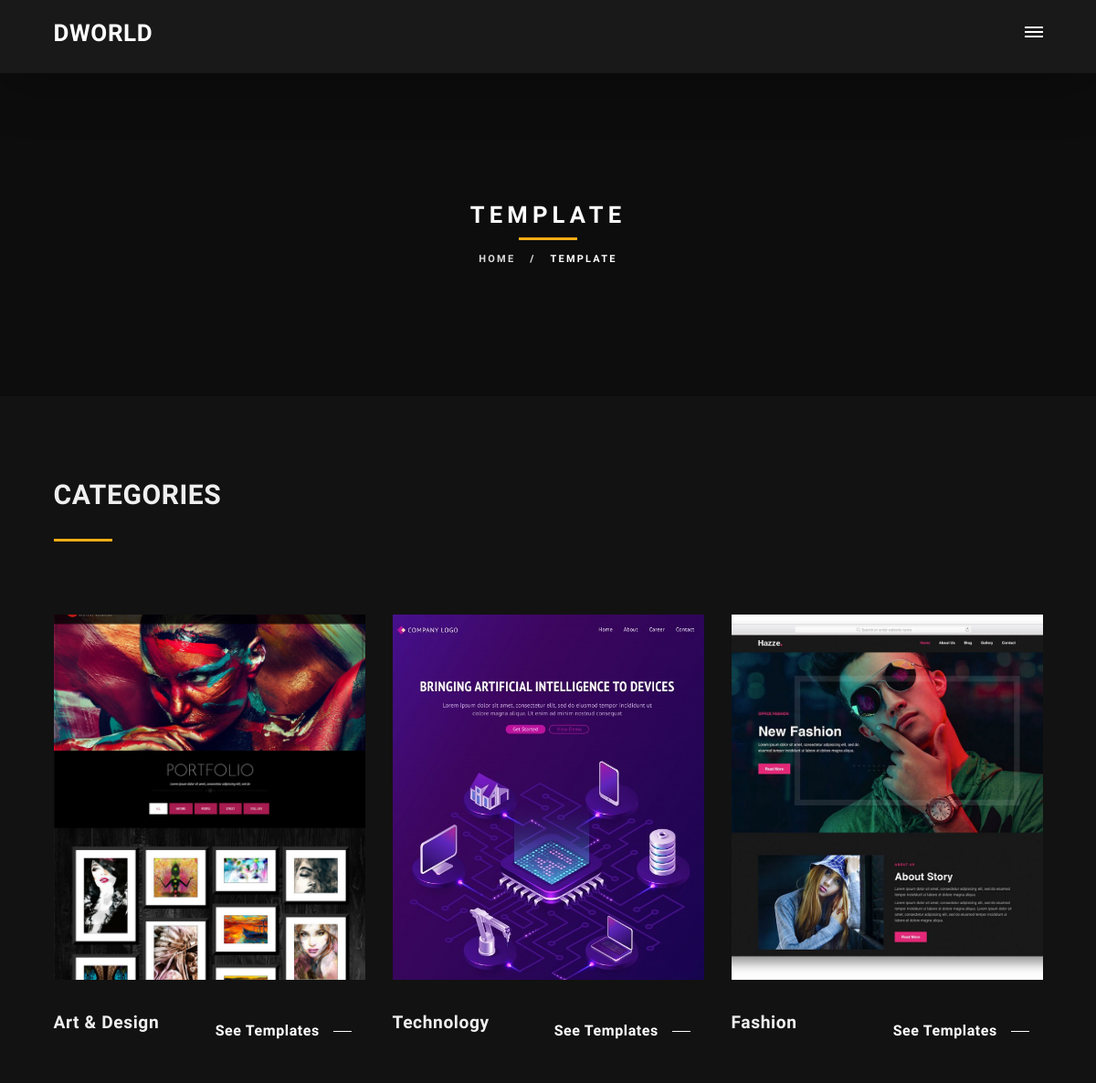
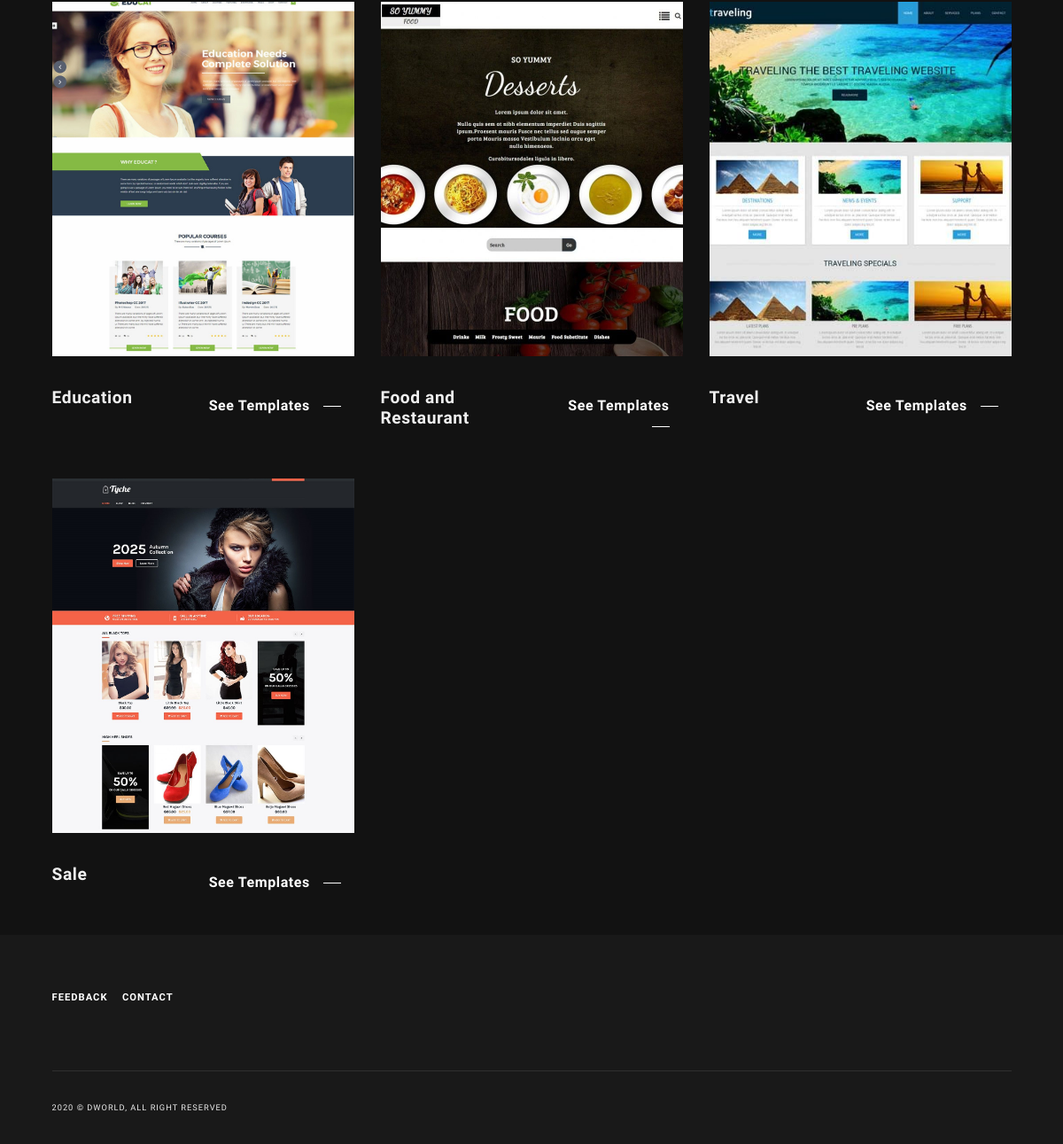
The page /template.php on the database its author committed (2 pictures, top to bottom).
### tables this page shows
CREATE TABLE `cat_temp` (
  `cat_temp_id` int(200) NOT NULL,
  `cat_temp_nm` varchar(30) NOT NULL,
  `cat_temp_img` varchar(25) NOT NULL,
  `cat_temp_desc` varchar(300) NOT NULL
);

### template.php (the view)
<?php
 include 'header.php';
 include 'proc/conn.php';
$q = "select * from cat_temp";
$result = mysqli_query($conn,$q);
?>
      <section aria-label="subheader" class="no-top no-bottom" id="subheader">
        <div class="container-fluid">
          <div class="row">
            <div class="breadcumbs dot" aria-label="tagline">
              <div class="heading">TEMPLATE</div>
              <div class="content">
                <a href="index.php">HOME</a>
                 /
                <span>TEMPLATE</span>
              </div>
            </div>
          </div>
        </div>
      </section>
  <section class="bggray no-bottom" aria-label="about">
    <div class="container-fluid">
      <div class="row p-4-vh ml-mr-30">
        <div class="col-md-12 mb-5 onStep" data-animation="fadeInLeft" data-time="300">
              <h3 class="headingcontent">
                CATEGORIES
              </h3>
        </div>
         <?php
          while ($row = mysqli_fetch_row($result))
          {
        ?>
         <div class="col-md-4">
          <div class="gal-home">
            <a href="<?php echo "view_template.php?id=".$row[0]; ?>" class="hovereffect">
              <img alt="<?php echo $row[1]?>" class="img-responsive" style="height: 400px;" src="<?php echo "assets\images\cat temp/".$row[2]?>
              ">
            </a>
          </div>
          <div class="gal-home-content mb-5">
           <div class="left">
            <h4><?php echo $row[1] ?></h4>
           </div>
           <div class="right">
            <a class="shin col" href="<?php echo "view_template.php?id=".$row[0]; ?>">
              See Templates
            </a>
           </div>
          </div>
        </div>
<?php }
?>
      </div>
    </div>
  </section>
<?php
 include 'footer.php'
?>

### assets/css/on3step-style.css (style rules this page uses)
h3 { font-size: 30px; }
h4 { font-size: 26px; }
h1, h2, h3, h4, h5, h6 { color: #efefef; font-weight: 700; }
body { font-family: 'Muli', sans-serif; font-size: calc(14px + (26 - 14) * ((100vw - 300px)/(1600 - 300))); line-height: 1em; font-style: normal; font-weight: 400; letter-spacing: .6px; color: #eaeaea; background: #121212; -webkit-font-smoothing: antialiased; -moz-osx-font-smoothing: grayscale; -webkit-text-size-adjust: 100%; -moz-text-size-adjust: 100%; -ms-text-size-adjust: 100%; }
.left { text-align: left; float: left; line-height: inherit; }
.right { text-align: right; float: right; line-height: inherit; }
section { display: block; width: 100%; overflow: hidden; padding: 90px 0 90px 0; }
section.bggray { background: #121212; position: relative; }
.no-bottom { padding-bottom: 0 !important; }
.no-top { padding-top: 0 !important; }
.p-4-vh { display: flex; justify-content: space-between; padding-left: 5%; padding-right: 5%; }
.ml-mr-30 { margin-left: -30px; margin-right: -30px; }
a { color: #fff; }
a.shin, .shin { display: block; position: relative; font-weight: 600; text-decoration: none; overflow: hidden; color: #fff; margin-top: 10px; z-index: 2; -moz-transition: all .9s ease; -ms-transition: all .9s ease; -o-transition: all .9s ease; transition: all .9s ease; }
a.shin:after, .shin:after { content: ""; width: 20px; height: 1px; background: #fff; display: inline-block; margin-bottom: 4px; margin-left: 10px; -moz-transition: all .3s ease; -ms-transition: all .3s ease; -o-transition: all .3s ease; transition: all .3s ease; }
#subheader { color: #fff; overflow: hidden; width: 100%; height: 100%; position: relative; margin: 0 auto; margin-bottom: 0; }
#subheader:before { content: ""; position: absolute; top: 0px; left: 0px; width: 100%; height: 100%; background: rgba(0,0,0,.3); z-index: 1; }
#subheader .breadcumbs { display: block; margin: 0 auto; position: relative; padding: 18vh 0; z-index: 2; }
.breadcumbs .heading { width: 100%; font-size: calc(13pt + (26 - 14) * ((100vw - 300px)/(1600 - 300))); text-align: center; letter-spacing: .2em; }
.breadcumbs .heading:after { content: ""; display: block; width: 4rem; height: .2rem; background: #fead15; margin: 8% auto; }
.breadcumbs .content { text-align: center; font-size: 11px; text-transform: uppercase; line-height: normal; letter-spacing: .2em; font-weight: 600; position: relative; top: 0; left: 0; width: 100%; opacity: 1; }
.breadcumbs .content a { color: #ddd; text-decoration: none; margin-right: 1em; }
.breadcumbs .content span { color: #fff; margin-left: 1em; }
.heading { font-weight: 800; text-transform: uppercase; }
.headingcontent:after { content: ""; width: 4rem; position: relative; display: block; padding-bottom: 30px; margin-bottom: 30px; border-bottom: .2rem solid #fead15; }
.headingcontent, .headingcontent-center { font-weight: 800; margin-bottom: 2rem; text-transform: uppercase; }
.gal-home { position: relative; width: 100%; letter-spacing: 1px; overflow: hidden; margin-bottom: 20px; z-index: 0; }
.gal-home img { width: 100%; object-fit: cover; -webkit-transform: scale(1); -ms-transform: scale(1); transform: scale(1); -webkit-transition: all .6s ease-in-out; transition: all .6s ease-in-out; }
.gal-home .hovereffect { width: 100%; height: auto; max-height: 560px; overflow: hidden; float: left; position: relative; text-align: center; margin-bottom: 15px; cursor: pointer; }
.hovereffect-color::before, .hovereffect-color::after, .hovereffect::before, .hovereffect::after { box-sizing: inherit; content: ''; position: absolute; width: 100%; height: 100%; z-index: 1; }
.gal-home-content { position: relative; display: flex; justify-content: space-between; }
.gal-home-content .left { align-self: flex-start; }
.gal-home-content h4 { font-size: 1.2rem; font-weight: 800; }
.gal-home-content .right { font-size: 1rem; }
.content { position: absolute; top: 10%; left: 10%; width: 80%; height: 80%; text-align: left; opacity: 0; -moz-transition: opacity .1s ease-in-out; -ms-transition: opacity .1s ease-in-out; -o-transition: opacity .1s ease-in-out; transition: opacity .1s ease-in-out; }
.onStep { opacity: 0; }

### rows shown on the page
cat_temp: cat_temp_img (picture), cat_temp_nm "Art & Design"
cat_temp: cat_temp_img (picture), cat_temp_nm "Technology"
cat_temp: cat_temp_img (picture), cat_temp_nm "Fashion"
cat_temp: cat_temp_img (picture), cat_temp_nm "Education"
cat_temp: cat_temp_img (picture), cat_temp_nm "Food and Restaurant"
cat_temp: cat_temp_img (picture), cat_temp_nm "Travel"
cat_temp: cat_temp_img (picture), cat_temp_nm "Sale"
